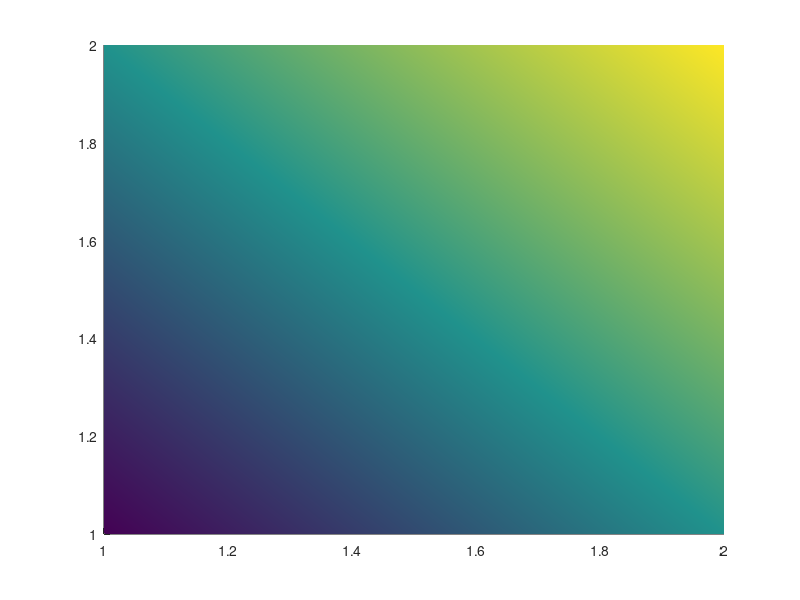

The MATLAB script that drew this image:

n=10;
p=zeros(n,n);
for i=1:n
    p(i,:)=i^.6+[1:n]';
end
imagesc(p);

%%
[x,y]=meshgrid(1:2);
z=x+y;
surf(x,y,z);
shading interp
view(0,90)